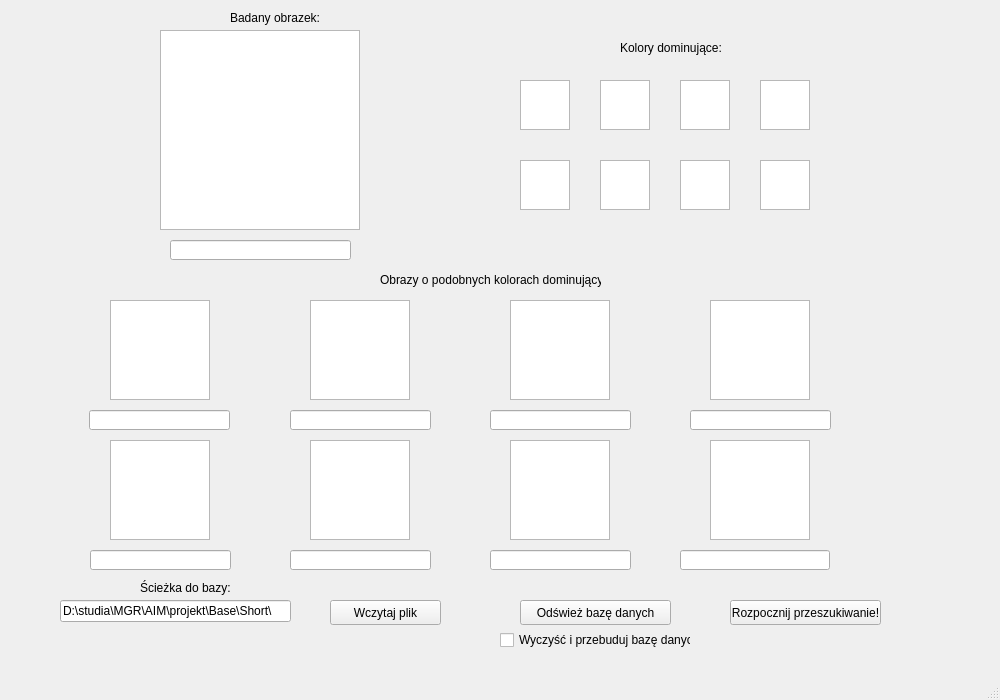
<?xml version="1.0" encoding="UTF-8"?>
<ui version="4.0">
 <class>AIMClass</class>
 <widget class="QMainWindow" name="AIMClass">
  <property name="geometry">
   <rect>
    <x>0</x>
    <y>0</y>
    <width>1000</width>
    <height>700</height>
   </rect>
  </property>
  <property name="sizePolicy">
   <sizepolicy hsizetype="Fixed" vsizetype="Fixed">
    <horstretch>0</horstretch>
    <verstretch>0</verstretch>
   </sizepolicy>
  </property>
  <property name="minimumSize">
   <size>
    <width>1000</width>
    <height>700</height>
   </size>
  </property>
  <property name="maximumSize">
   <size>
    <width>1000</width>
    <height>700</height>
   </size>
  </property>
  <property name="mouseTracking">
   <bool>false</bool>
  </property>
  <property name="windowTitle">
   <string>Michał Jurkiewicz - Projekt AIM</string>
  </property>
  <property name="tabShape">
   <enum>QTabWidget::Rounded</enum>
  </property>
  <widget class="QWidget" name="centralWidget">
   <widget class="QGraphicsView" name="mainPicture">
    <property name="geometry">
     <rect>
      <x>160</x>
      <y>30</y>
      <width>200</width>
      <height>200</height>
     </rect>
    </property>
    <property name="sizePolicy">
     <sizepolicy hsizetype="MinimumExpanding" vsizetype="MinimumExpanding">
      <horstretch>0</horstretch>
      <verstretch>0</verstretch>
     </sizepolicy>
    </property>
    <property name="verticalScrollBarPolicy">
     <enum>Qt::ScrollBarAlwaysOff</enum>
    </property>
    <property name="horizontalScrollBarPolicy">
     <enum>Qt::ScrollBarAlwaysOff</enum>
    </property>
   </widget>
   <widget class="QGraphicsView" name="picture1">
    <property name="geometry">
     <rect>
      <x>110</x>
      <y>300</y>
      <width>100</width>
      <height>100</height>
     </rect>
    </property>
    <property name="sizePolicy">
     <sizepolicy hsizetype="Fixed" vsizetype="Fixed">
      <horstretch>0</horstretch>
      <verstretch>0</verstretch>
     </sizepolicy>
    </property>
    <property name="verticalScrollBarPolicy">
     <enum>Qt::ScrollBarAlwaysOff</enum>
    </property>
    <property name="horizontalScrollBarPolicy">
     <enum>Qt::ScrollBarAlwaysOff</enum>
    </property>
   </widget>
   <widget class="QGraphicsView" name="picture2">
    <property name="geometry">
     <rect>
      <x>310</x>
      <y>300</y>
      <width>100</width>
      <height>100</height>
     </rect>
    </property>
    <property name="sizePolicy">
     <sizepolicy hsizetype="Fixed" vsizetype="Fixed">
      <horstretch>0</horstretch>
      <verstretch>0</verstretch>
     </sizepolicy>
    </property>
    <property name="verticalScrollBarPolicy">
     <enum>Qt::ScrollBarAlwaysOff</enum>
    </property>
    <property name="horizontalScrollBarPolicy">
     <enum>Qt::ScrollBarAlwaysOff</enum>
    </property>
   </widget>
   <widget class="QGraphicsView" name="picture3">
    <property name="geometry">
     <rect>
      <x>510</x>
      <y>300</y>
      <width>100</width>
      <height>100</height>
     </rect>
    </property>
    <property name="sizePolicy">
     <sizepolicy hsizetype="Fixed" vsizetype="Fixed">
      <horstretch>0</horstretch>
      <verstretch>0</verstretch>
     </sizepolicy>
    </property>
    <property name="verticalScrollBarPolicy">
     <enum>Qt::ScrollBarAlwaysOff</enum>
    </property>
    <property name="horizontalScrollBarPolicy">
     <enum>Qt::ScrollBarAlwaysOff</enum>
    </property>
   </widget>
   <widget class="QGraphicsView" name="picture4">
    <property name="geometry">
     <rect>
      <x>710</x>
      <y>300</y>
      <width>100</width>
      <height>100</height>
     </rect>
    </property>
    <property name="sizePolicy">
     <sizepolicy hsizetype="Fixed" vsizetype="Fixed">
      <horstretch>0</horstretch>
      <verstretch>0</verstretch>
     </sizepolicy>
    </property>
    <property name="verticalScrollBarPolicy">
     <enum>Qt::ScrollBarAlwaysOff</enum>
    </property>
    <property name="horizontalScrollBarPolicy">
     <enum>Qt::ScrollBarAlwaysOff</enum>
    </property>
   </widget>
   <widget class="QGraphicsView" name="picture5">
    <property name="geometry">
     <rect>
      <x>110</x>
      <y>440</y>
      <width>100</width>
      <height>100</height>
     </rect>
    </property>
    <property name="sizePolicy">
     <sizepolicy hsizetype="Fixed" vsizetype="Fixed">
      <horstretch>0</horstretch>
      <verstretch>0</verstretch>
     </sizepolicy>
    </property>
    <property name="verticalScrollBarPolicy">
     <enum>Qt::ScrollBarAlwaysOff</enum>
    </property>
    <property name="horizontalScrollBarPolicy">
     <enum>Qt::ScrollBarAlwaysOff</enum>
    </property>
   </widget>
   <widget class="QGraphicsView" name="picture6">
    <property name="geometry">
     <rect>
      <x>310</x>
      <y>440</y>
      <width>100</width>
      <height>100</height>
     </rect>
    </property>
    <property name="sizePolicy">
     <sizepolicy hsizetype="Fixed" vsizetype="Fixed">
      <horstretch>0</horstretch>
      <verstretch>0</verstretch>
     </sizepolicy>
    </property>
    <property name="verticalScrollBarPolicy">
     <enum>Qt::ScrollBarAlwaysOff</enum>
    </property>
    <property name="horizontalScrollBarPolicy">
     <enum>Qt::ScrollBarAlwaysOff</enum>
    </property>
   </widget>
   <widget class="QGraphicsView" name="picture7">
    <property name="geometry">
     <rect>
      <x>510</x>
      <y>440</y>
      <width>100</width>
      <height>100</height>
     </rect>
    </property>
    <property name="sizePolicy">
     <sizepolicy hsizetype="Fixed" vsizetype="Fixed">
      <horstretch>0</horstretch>
      <verstretch>0</verstretch>
     </sizepolicy>
    </property>
    <property name="verticalScrollBarPolicy">
     <enum>Qt::ScrollBarAlwaysOff</enum>
    </property>
    <property name="horizontalScrollBarPolicy">
     <enum>Qt::ScrollBarAlwaysOff</enum>
    </property>
   </widget>
   <widget class="QGraphicsView" name="picture8">
    <property name="geometry">
     <rect>
      <x>710</x>
      <y>440</y>
      <width>100</width>
      <height>100</height>
     </rect>
    </property>
    <property name="sizePolicy">
     <sizepolicy hsizetype="Fixed" vsizetype="Fixed">
      <horstretch>0</horstretch>
      <verstretch>0</verstretch>
     </sizepolicy>
    </property>
    <property name="verticalScrollBarPolicy">
     <enum>Qt::ScrollBarAlwaysOff</enum>
    </property>
    <property name="horizontalScrollBarPolicy">
     <enum>Qt::ScrollBarAlwaysOff</enum>
    </property>
   </widget>
   <widget class="QLineEdit" name="text1">
    <property name="geometry">
     <rect>
      <x>89</x>
      <y>410</y>
      <width>141</width>
      <height>20</height>
     </rect>
    </property>
    <property name="readOnly">
     <bool>true</bool>
    </property>
   </widget>
   <widget class="QLineEdit" name="mainText">
    <property name="geometry">
     <rect>
      <x>170</x>
      <y>240</y>
      <width>181</width>
      <height>20</height>
     </rect>
    </property>
    <property name="readOnly">
     <bool>true</bool>
    </property>
    <property name="clearButtonEnabled">
     <bool>true</bool>
    </property>
   </widget>
   <widget class="QLineEdit" name="text2">
    <property name="geometry">
     <rect>
      <x>290</x>
      <y>410</y>
      <width>141</width>
      <height>20</height>
     </rect>
    </property>
    <property name="readOnly">
     <bool>true</bool>
    </property>
   </widget>
   <widget class="QLineEdit" name="text3">
    <property name="geometry">
     <rect>
      <x>490</x>
      <y>410</y>
      <width>141</width>
      <height>20</height>
     </rect>
    </property>
    <property name="readOnly">
     <bool>true</bool>
    </property>
   </widget>
   <widget class="QLineEdit" name="text4">
    <property name="geometry">
     <rect>
      <x>690</x>
      <y>410</y>
      <width>141</width>
      <height>20</height>
     </rect>
    </property>
    <property name="readOnly">
     <bool>true</bool>
    </property>
   </widget>
   <widget class="QLineEdit" name="text5">
    <property name="geometry">
     <rect>
      <x>90</x>
      <y>550</y>
      <width>141</width>
      <height>20</height>
     </rect>
    </property>
    <property name="readOnly">
     <bool>true</bool>
    </property>
   </widget>
   <widget class="QLineEdit" name="text6">
    <property name="geometry">
     <rect>
      <x>290</x>
      <y>550</y>
      <width>141</width>
      <height>20</height>
     </rect>
    </property>
    <property name="readOnly">
     <bool>true</bool>
    </property>
   </widget>
   <widget class="QLineEdit" name="text7">
    <property name="geometry">
     <rect>
      <x>490</x>
      <y>550</y>
      <width>141</width>
      <height>20</height>
     </rect>
    </property>
    <property name="readOnly">
     <bool>true</bool>
    </property>
   </widget>
   <widget class="QLineEdit" name="text8">
    <property name="geometry">
     <rect>
      <x>680</x>
      <y>550</y>
      <width>150</width>
      <height>20</height>
     </rect>
    </property>
    <property name="readOnly">
     <bool>true</bool>
    </property>
   </widget>
   <widget class="QLabel" name="baseDirLabel">
    <property name="geometry">
     <rect>
      <x>140</x>
      <y>580</y>
      <width>111</width>
      <height>16</height>
     </rect>
    </property>
    <property name="text">
     <string>Ścieżka do bazy:</string>
    </property>
   </widget>
   <widget class="QLineEdit" name="baseDirField">
    <property name="geometry">
     <rect>
      <x>60</x>
      <y>600</y>
      <width>231</width>
      <height>22</height>
     </rect>
    </property>
    <property name="inputMethodHints">
     <set>Qt::ImhDigitsOnly</set>
    </property>
    <property name="text">
     <string>D:\studia\MGR\AIM\projekt\Base\Short\</string>
    </property>
   </widget>
   <widget class="QPushButton" name="loadButton">
    <property name="geometry">
     <rect>
      <x>330</x>
      <y>600</y>
      <width>111</width>
      <height>25</height>
     </rect>
    </property>
    <property name="text">
     <string>Wczytaj plik</string>
    </property>
   </widget>
   <widget class="QPushButton" name="startButton">
    <property name="geometry">
     <rect>
      <x>730</x>
      <y>600</y>
      <width>151</width>
      <height>25</height>
     </rect>
    </property>
    <property name="text">
     <string>Rozpocznij przeszukiwanie!</string>
    </property>
   </widget>
   <widget class="QLabel" name="dominantColorLabel">
    <property name="geometry">
     <rect>
      <x>620</x>
      <y>40</y>
      <width>111</width>
      <height>16</height>
     </rect>
    </property>
    <property name="text">
     <string>Kolory dominujące:</string>
    </property>
   </widget>
   <widget class="QGraphicsView" name="dominant1">
    <property name="geometry">
     <rect>
      <x>520</x>
      <y>80</y>
      <width>50</width>
      <height>50</height>
     </rect>
    </property>
    <property name="sizePolicy">
     <sizepolicy hsizetype="Fixed" vsizetype="Fixed">
      <horstretch>0</horstretch>
      <verstretch>0</verstretch>
     </sizepolicy>
    </property>
    <property name="verticalScrollBarPolicy">
     <enum>Qt::ScrollBarAlwaysOff</enum>
    </property>
    <property name="horizontalScrollBarPolicy">
     <enum>Qt::ScrollBarAlwaysOff</enum>
    </property>
   </widget>
   <widget class="QGraphicsView" name="dominant2">
    <property name="geometry">
     <rect>
      <x>600</x>
      <y>80</y>
      <width>50</width>
      <height>50</height>
     </rect>
    </property>
    <property name="sizePolicy">
     <sizepolicy hsizetype="Fixed" vsizetype="Fixed">
      <horstretch>0</horstretch>
      <verstretch>0</verstretch>
     </sizepolicy>
    </property>
    <property name="verticalScrollBarPolicy">
     <enum>Qt::ScrollBarAlwaysOff</enum>
    </property>
    <property name="horizontalScrollBarPolicy">
     <enum>Qt::ScrollBarAlwaysOff</enum>
    </property>
   </widget>
   <widget class="QGraphicsView" name="dominant3">
    <property name="geometry">
     <rect>
      <x>680</x>
      <y>80</y>
      <width>50</width>
      <height>50</height>
     </rect>
    </property>
    <property name="sizePolicy">
     <sizepolicy hsizetype="Fixed" vsizetype="Fixed">
      <horstretch>0</horstretch>
      <verstretch>0</verstretch>
     </sizepolicy>
    </property>
    <property name="verticalScrollBarPolicy">
     <enum>Qt::ScrollBarAlwaysOff</enum>
    </property>
    <property name="horizontalScrollBarPolicy">
     <enum>Qt::ScrollBarAlwaysOff</enum>
    </property>
   </widget>
   <widget class="QGraphicsView" name="dominant5">
    <property name="geometry">
     <rect>
      <x>520</x>
      <y>160</y>
      <width>50</width>
      <height>50</height>
     </rect>
    </property>
    <property name="sizePolicy">
     <sizepolicy hsizetype="Fixed" vsizetype="Fixed">
      <horstretch>0</horstretch>
      <verstretch>0</verstretch>
     </sizepolicy>
    </property>
    <property name="verticalScrollBarPolicy">
     <enum>Qt::ScrollBarAlwaysOff</enum>
    </property>
    <property name="horizontalScrollBarPolicy">
     <enum>Qt::ScrollBarAlwaysOff</enum>
    </property>
   </widget>
   <widget class="QGraphicsView" name="dominant6">
    <property name="geometry">
     <rect>
      <x>600</x>
      <y>160</y>
      <width>50</width>
      <height>50</height>
     </rect>
    </property>
    <property name="sizePolicy">
     <sizepolicy hsizetype="Fixed" vsizetype="Fixed">
      <horstretch>0</horstretch>
      <verstretch>0</verstretch>
     </sizepolicy>
    </property>
    <property name="verticalScrollBarPolicy">
     <enum>Qt::ScrollBarAlwaysOff</enum>
    </property>
    <property name="horizontalScrollBarPolicy">
     <enum>Qt::ScrollBarAlwaysOff</enum>
    </property>
   </widget>
   <widget class="QGraphicsView" name="dominant4">
    <property name="geometry">
     <rect>
      <x>760</x>
      <y>80</y>
      <width>50</width>
      <height>50</height>
     </rect>
    </property>
    <property name="sizePolicy">
     <sizepolicy hsizetype="Fixed" vsizetype="Fixed">
      <horstretch>0</horstretch>
      <verstretch>0</verstretch>
     </sizepolicy>
    </property>
    <property name="verticalScrollBarPolicy">
     <enum>Qt::ScrollBarAlwaysOff</enum>
    </property>
    <property name="horizontalScrollBarPolicy">
     <enum>Qt::ScrollBarAlwaysOff</enum>
    </property>
   </widget>
   <widget class="QGraphicsView" name="dominant7">
    <property name="geometry">
     <rect>
      <x>680</x>
      <y>160</y>
      <width>50</width>
      <height>50</height>
     </rect>
    </property>
    <property name="sizePolicy">
     <sizepolicy hsizetype="Fixed" vsizetype="Fixed">
      <horstretch>0</horstretch>
      <verstretch>0</verstretch>
     </sizepolicy>
    </property>
    <property name="verticalScrollBarPolicy">
     <enum>Qt::ScrollBarAlwaysOff</enum>
    </property>
    <property name="horizontalScrollBarPolicy">
     <enum>Qt::ScrollBarAlwaysOff</enum>
    </property>
   </widget>
   <widget class="QGraphicsView" name="dominant8">
    <property name="geometry">
     <rect>
      <x>760</x>
      <y>160</y>
      <width>50</width>
      <height>50</height>
     </rect>
    </property>
    <property name="sizePolicy">
     <sizepolicy hsizetype="Fixed" vsizetype="Fixed">
      <horstretch>0</horstretch>
      <verstretch>0</verstretch>
     </sizepolicy>
    </property>
    <property name="verticalScrollBarPolicy">
     <enum>Qt::ScrollBarAlwaysOff</enum>
    </property>
    <property name="horizontalScrollBarPolicy">
     <enum>Qt::ScrollBarAlwaysOff</enum>
    </property>
   </widget>
   <widget class="QLabel" name="basePathLabel">
    <property name="geometry">
     <rect>
      <x>380</x>
      <y>270</y>
      <width>221</width>
      <height>20</height>
     </rect>
    </property>
    <property name="text">
     <string>Obrazy o podobnych kolorach dominujących:</string>
    </property>
   </widget>
   <widget class="QLabel" name="mainPictureLabel">
    <property name="geometry">
     <rect>
      <x>230</x>
      <y>10</y>
      <width>111</width>
      <height>16</height>
     </rect>
    </property>
    <property name="text">
     <string>Badany obrazek:</string>
    </property>
   </widget>
   <widget class="QPushButton" name="refreshDatabase">
    <property name="geometry">
     <rect>
      <x>520</x>
      <y>600</y>
      <width>151</width>
      <height>25</height>
     </rect>
    </property>
    <property name="text">
     <string>Odśwież bazę danych</string>
    </property>
   </widget>
   <widget class="QCheckBox" name="cleanAndRebuildDatabase">
    <property name="geometry">
     <rect>
      <x>500</x>
      <y>630</y>
      <width>191</width>
      <height>20</height>
     </rect>
    </property>
    <property name="text">
     <string>Wyczyść i przebuduj bazę danych</string>
    </property>
   </widget>
  </widget>
  <widget class="QMenuBar" name="menuBar">
   <property name="geometry">
    <rect>
     <x>0</x>
     <y>0</y>
     <width>1000</width>
     <height>21</height>
    </rect>
   </property>
  </widget>
  <widget class="QStatusBar" name="statusBar"/>
 </widget>
 <layoutdefault spacing="6" margin="11"/>
 <resources>
  <include location="aim.qrc"/>
 </resources>
 <connections/>
</ui>
